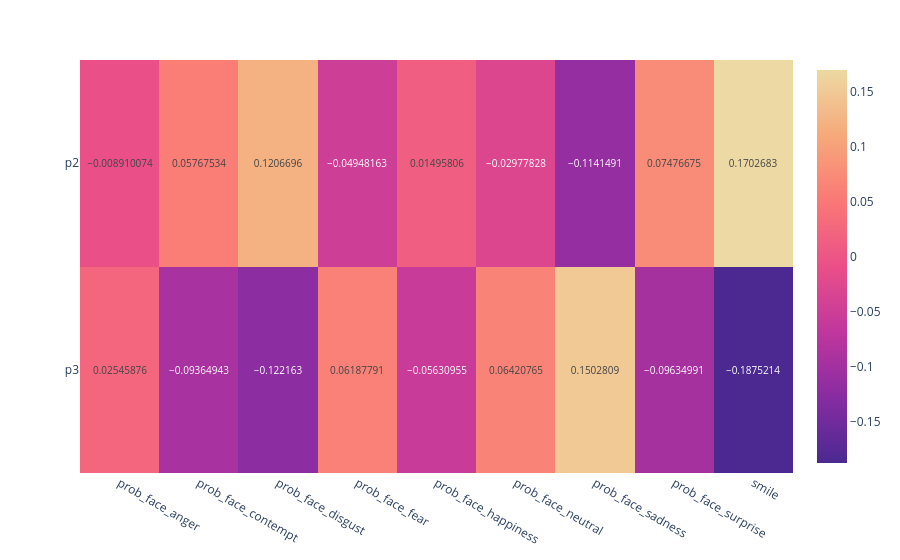

The cell this chart's notebook holds for it:
### Code cell
fig_corr

### Figure 1 — Plotly figure (JSON) as saved in the notebook; plotly's stock layout.template omitted (floating-point values rounded to 4 significant figures)
{"data": [{"coloraxis": "coloraxis", "hovertemplate": "x: %{x}<br>y: %{y}<br>color: %{z}<extra></extra>", "name": "0", "texttemplate": "%{z}", "type": "heatmap", "x": ["prob_face_anger", "prob_face_contempt", "prob_face_disgust", "prob_face_fear", "prob_face_happiness", "prob_face_neutral", "prob_face_sadness", "prob_face_surprise", "smile"], "xaxis": "x", "y": ["p2", "p3"], "yaxis": "y", "z": [[-0.00891, 0.05768, 0.1207, -0.04948, 0.01496, -0.02978, -0.1141, 0.07477, 0.1703], [0.02546, -0.09365, -0.1222, 0.06188, -0.05631, 0.06421, 0.1503, -0.09635, -0.1875]]}], "layout": {"coloraxis": {"colorscale": [[0, "rgb(75, 41, 145)"], [0.1667, "rgb(135, 44, 162)"], [0.3333, "rgb(192, 54, 157)"], [0.5, "rgb(234, 79, 136)"], [0.6667, "rgb(250, 120, 118)"], [0.8333, "rgb(246, 169, 122)"], [1, "rgb(237, 217, 163)"]]}, "margin": {"t": 60}, "xaxis": {"anchor": "y", "domain": [0, 1]}, "yaxis": {"anchor": "x", "autorange": "reversed", "domain": [0, 1]}}}
